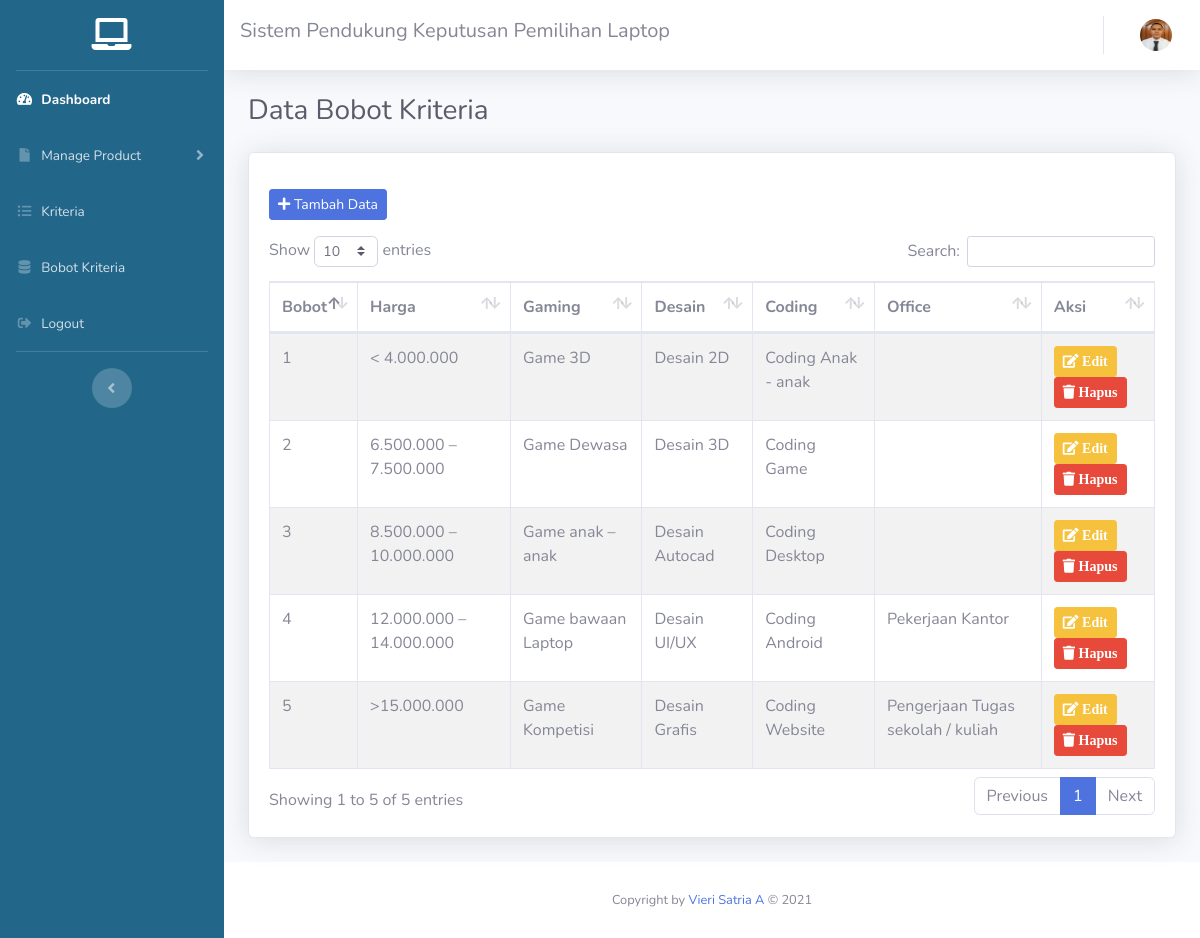
The page /admin/tabel_bobot.php on the database as committed earlier.
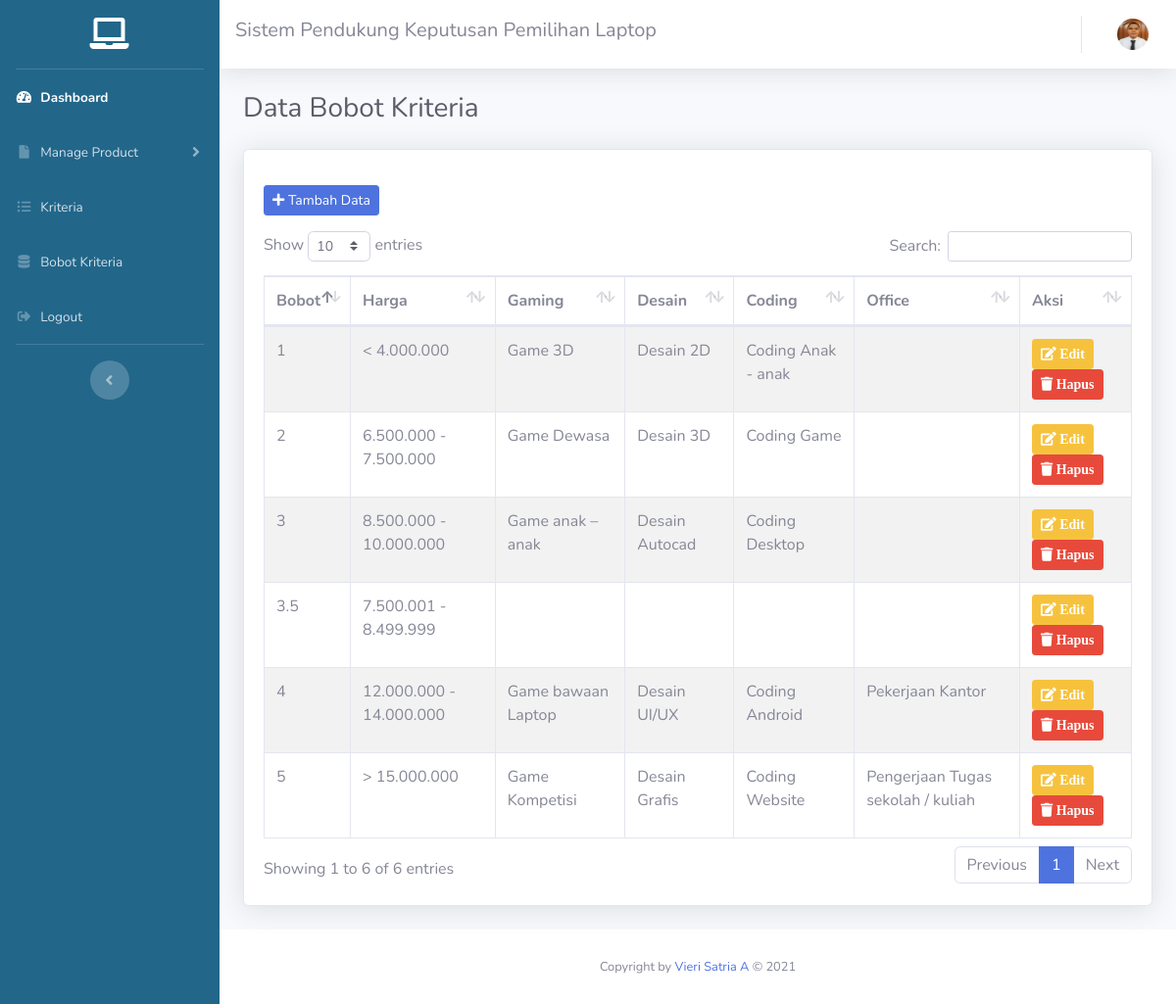
The same page on the database as committed later.
### tables this page shows
CREATE TABLE `bobot_kriteria` (
  `id` int(11) NOT NULL,
  `bobot` varchar(11) NOT NULL,
  `bobot_harga` varchar(50) NOT NULL,
  `bobot_gaming` varchar(50) NOT NULL,
  `bobot_desain` varchar(50) NOT NULL,
  `bobot_coding` varchar(50) NOT NULL,
  `bobot_office` varchar(50) NOT NULL,
  `create_date` datetime NOT NULL DEFAULT CURRENT_TIMESTAMP,
  `update_date` datetime NOT NULL DEFAULT CURRENT_TIMESTAMP,
  `no_admin` int(11) NOT NULL DEFAULT '1'
);

### admin/tabel_bobot.php (the view, shortened to what this page needs)
<?php
include 'inc/header.php';
include '../koneksi.php';
?>
<div class="container-fluid">
  <div class="d-sm-flex align-items-center justify-content-between mb-4">
    <h1 class="h3 mb-0 text-gray-800">Data Bobot Kriteria</h1>
  </div>
  <div class="card shadow mb-4">
    <div class="card-body">
      <a href="bobot_kriteria.php" class="btn btn-primary btn-sm my-3"><i class="fas fa-plus"></i> Tambah Data</a>
      <div class="table-responsive">
        <table class="table table-bordered table-hover table-striped" id="dataTable" width="100%">
          <thead>
            <tr>
              <th>Bobot</th>
              <th>Harga</th>
              <th>Gaming</th>
              <th>Desain</th>
              <th>Coding</th>
              <th>Office</th>
              <th>Aksi</th>
            </tr>
          </thead>
          <tbody>
            <?php
            $query = "SELECT * FROM bobot_kriteria order by bobot ASC";
            $result = mysqli_query($koneksi, $query);
            while ($row = mysqli_fetch_assoc($result)) {
            ?>
              <tr>
                <td><?php echo $row['bobot']; ?></td>
                <td><?php echo $row['bobot_harga'] ?></td>
                <td><?php echo $row['bobot_gaming'] ?></td>
                <td><?php echo $row['bobot_desain'] ?></td>
                <td><?php echo $row['bobot_coding'] ?></td>
                <td><?php echo $row['bobot_office'] ?></td>
                <td>
                  <a href="edit_bobot.php?bobot=<?php echo $row['bobot'] ?>" class='btn btn-warning btn-sm'><span class="fa fa-edit" aria-hidden="true"> Edit</span></a>
                  <a href="hapus_bobot.php?bobot=<?php echo $row["bobot"] ?>" onclick="return confirm('Yakin ingin menghapus data ini?')" class="btn btn-danger btn-sm"><span class="fa fa-trash" aria-hidden="true"> Hapus</span></a>
                </td>
              </tr>
            <?php } ?>
          </tbody>
        </table>
      </div>
    </div>
  </div>
</div>
</div>
<?php
include 'inc/footer.php';
?>

### admin/inc/header.php (shortened to what this page needs)
<?php
include "../koneksi.php";
?>
<!DOCTYPE html>
<html lang="en">
<head>
  <link href="assets/vendor/fontawesome-free/css/all.min.css" rel="stylesheet" type="text/css">
  <link href="assets/vendor/datatables/dataTables.bootstrap4.min.css" rel="stylesheet">
  <link href="assets/css/sb-admin-2.min.css" rel="stylesheet">
  <link rel="stylesheet" type="text/css" href="assets/vendor/sweetalert/css/sweetalert2.min.css">
</head>
<body id="page-top">
  <div id="wrapper">
    <ul class="navbar-nav sidebar sidebar-dark accordion" style="background-color: #22668a;" id="accordionSidebar">
      <a class="sidebar-brand d-flex align-items-center justify-content-center" href="dashboard.php">
        <div class="sidebar-brand-icon rotate-n-10">
          <i class="fas fa-laptop"></i>
        </div>
      </a>
      <hr class="sidebar-divider my-0">
      <li class="nav-item active">
        <a class="nav-link" href="index.php">
          <i class="fas fa-fw fa-tachometer-alt"></i>
          <span>Dashboard</span></a>
      </li>
      <li class="nav-item">
        <a class="nav-link collapsed" href="#" data-toggle="collapse" data-target="#collapseUtilities" aria-expanded="true" aria-controls="collapseUtilities">
          <i class="fas fa-fw fa-file"></i>
          <span>Manage Product</span>
        </a>
      </li>
      <li class="nav-item">
        <a class="nav-link" href="kriteria.php">
          <i class="fas fa-fw fa-list-ul"></i>
          <span>Kriteria</span></a>
      </li>
      <li class="nav-item">
        <a class="nav-link" href="tabel_bobot.php">
          <i class="fas fa-fw fa-database"></i>
          <span>Bobot Kriteria</span></a>
      </li>
      <li class="nav-item">
        <a class="nav-link" href="../logout.php">
          <i class="fas fa-fw fa-sign-out-alt"></i>
          <span>Logout</span></a>
      </li>
      <hr class="sidebar-divider d-none d-md-block">
      <div class="text-center d-none d-md-inline">
        <button class="rounded-circle border-0" id="sidebarToggle"></button>
      </div>
    </ul>
    <div id="content-wrapper" class="d-flex flex-column">
      <div id="content">
        <nav class="navbar navbar-expand navbar-light bg-white topbar mb-4 static-top shadow">
          <h5>Sistem Pendukung Keputusan Pemilihan Laptop</h5>
          <ul class="navbar-nav ml-auto">
            <?php
            $query = mysqli_query($koneksi, "SELECT * FROM admin order by no_admin ASC");
            while ($data = mysqli_fetch_array($query)) { ?>
              <li class="nav-item dropdown no-arrow">
                <a class="nav-link dropdown-toggle" href="#" id="userDropdown" role="button" data-toggle="dropdown" aria-haspopup="true" aria-expanded="false">
                  <img class="img-profile rounded-circle" src="foto/<?php echo $data['foto'] ?>">
                </a>
              </li>
            <?php } ?>
          </ul>
        </nav>

### admin/inc/footer.php (shortened to what this page needs)
            <footer class="sticky-footer bg-white">
                <div class="container my-auto">
                    <div class="copyright text-center my-auto">
                        <span>Copyright by <a href="">Vieri Satria A</a> &copy; <?php echo date('Y'); ?></span>
                    </div>
                </div>
            </footer>
        </div>
    </div>
</body>
</html>

Rows that differ between the two databases and show on the page:
changed bobot_kriteria "Game Dewasa": bobot_harga "6.500.000 – 7.500.000" → "6.500.000 - 7.500.000"
changed bobot_kriteria "Game anak – anak": bobot_harga "8.500.000 – 10.000.000" → "8.500.000 - 10.000.000"
added bobot_kriteria: bobot "3.5", bobot_harga "7.500.001 - 8.499.999"
changed bobot_kriteria "Game bawaan Laptop": bobot_harga "12.000.000 – 14.000.000" → "12.000.000 - 14.000.000"
changed bobot_kriteria "Game Kompetisi": bobot_harga ">15.000.000" → "> 15.000.000"
Other text that changed with them:
text written by a page script: "Show entries Search: Showing 1 to 5 of 5 entries Previous 1 Next" → "Show entries Search: Showing 1 to 6 of 6 entries Previous 1 Next"
